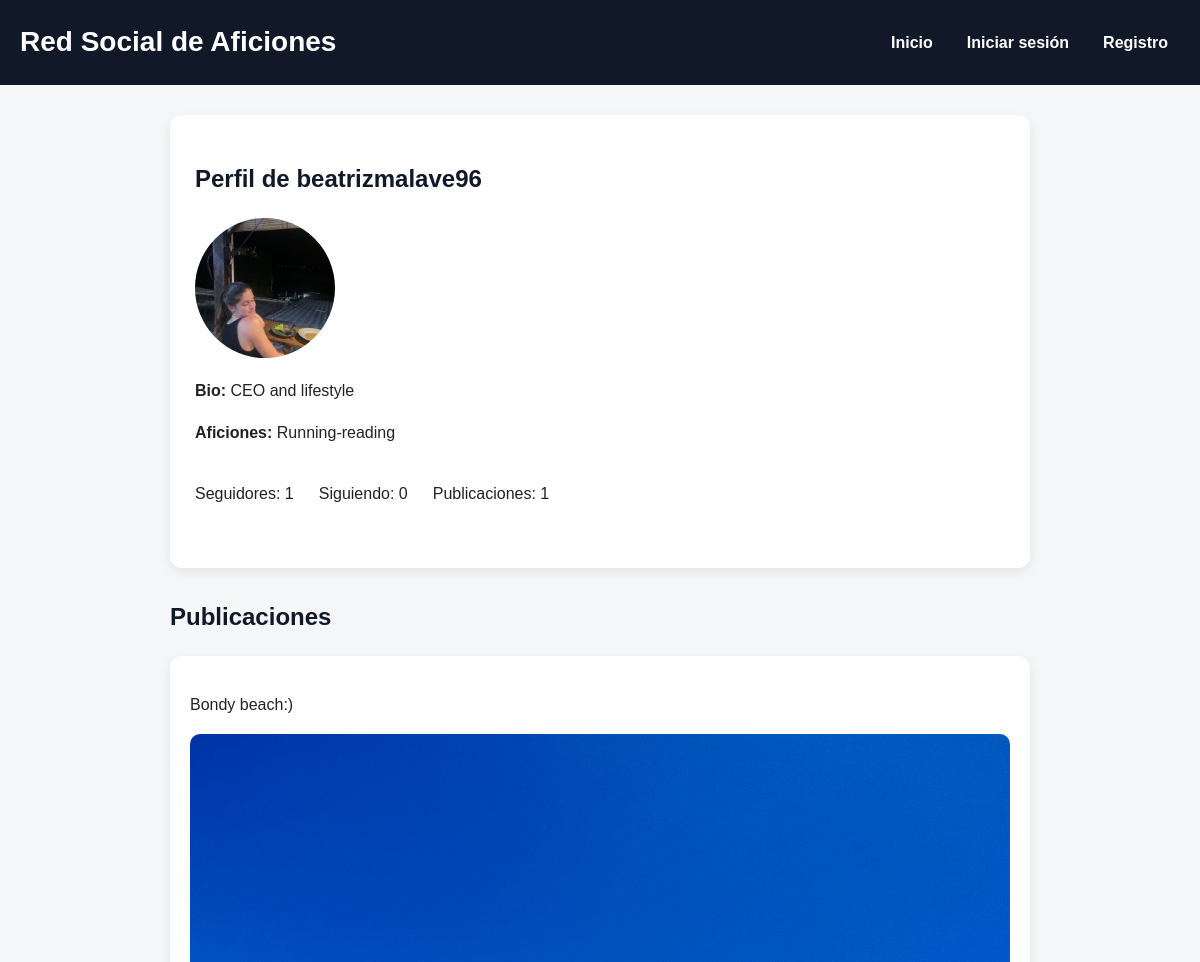
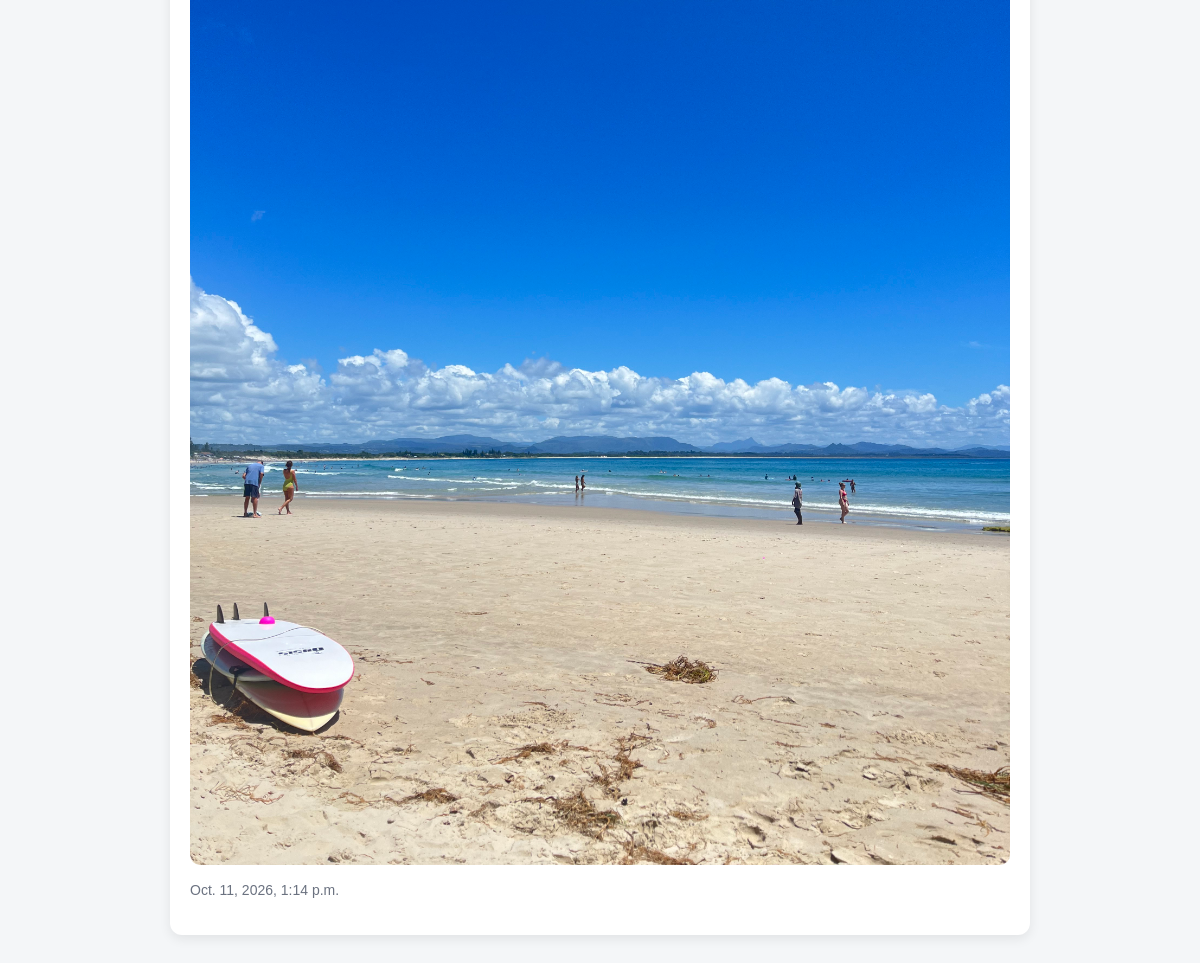
Page /profile/beatrizmalave96/ on the committed database (2 pictures, top to bottom).
### social/models.py (models this page shows, shortened)
class Profile(models.Model):
    user = models.OneToOneField(
        User,
        on_delete=models.CASCADE
    )
    bio = models.TextField(blank=True)
    avatar = models.ImageField(
        upload_to='avatars/',
        blank=True,
        null=True
    )
    hobbies = models.CharField(
        max_length=255,
        blank=True
    )

class Post(models.Model):
    author = models.ForeignKey(
        User,
        on_delete=models.CASCADE,
        related_name='posts'
    )
    text = models.TextField()
    image = models.ImageField(
        upload_to='posts/',
        blank=True,
        null=True
    )
    created_at = models.DateTimeField(
        auto_now_add=True
    )

### social/views.py (the view)
# urls.py: path('profile/<str:username>/', views.profile, name='profile'),
def profile(request, username):
    profile_user = get_object_or_404(
        User,
        username=username
    )
    profile, created = Profile.objects.get_or_create(
        user=profile_user
    )
    user_posts = Post.objects.filter(
        author=profile_user
    ).order_by('-created_at')
    followers_count = Follow.objects.filter(
        following=profile_user
    ).count()
    following_count = Follow.objects.filter(
        follower=profile_user
    ).count()
    is_following = False
    if request.user.is_authenticated:
        is_following = Follow.objects.filter(
            follower=request.user,
            following=profile_user
        ).exists()
    return render(
        request,
        'social/profile.html',
        {
            'profile_user': profile_user,
            'profile': profile,
            'user_posts': user_posts,
            'followers_count': followers_count,
            'following_count': following_count,
            'is_following': is_following,
        }
    )

### social/templates/social/profile.html (shortened to what this page needs)
{% extends "social/base.html" %}
{% block content %}
<section class="profile">
    <h2>Perfil de {{ profile_user.username }}</h2>
    {% if profile.avatar %}
        <img
            src="{{ profile.avatar.url }}"
            alt="Avatar de {{ profile_user.username }}"
            class="profile-avatar"
        >
    {% endif %}
    <p>
        <strong>Bio:</strong>
        {{ profile.bio }}
    </p>
    <p>
        <strong>Aficiones:</strong>
        {{ profile.hobbies }}
    </p>
    <div class="profile-stats">
        <p>
            Seguidores: {{ followers_count }}
        </p>
        <p>
            Siguiendo: {{ following_count }}
        </p>
        <p>
            Publicaciones: {{ user_posts.count }}
        </p>
    </div>
</section>
<section class="profile-posts">
    <h2>Publicaciones</h2>
    {% for post in user_posts %}
        <article class="post">
            <p>{{ post.text }}</p>
            {% if post.image %}
                <img
                    src="{{ post.image.url }}"
                    alt="Imagen de la publicación"
                >
            {% endif %}
            <p class="post-date">
                {{ post.created_at }}
            </p>
        </article>
    {% empty %}
        <p>
            Este usuario todavía no tiene publicaciones.
        </p>
    {% endfor %}
</section>
{% endblock %}

### social/templates/social/base.html (shortened to what this page needs)
<!DOCTYPE html>
<html lang="es">
<head>
    {% load static %}
    <link rel="stylesheet" href="{% static 'social/css/styles.css' %}">
</head>
<body>
    <header class="main-header">
        <h1>Red Social de Aficiones</h1>
        <nav class="main-nav">
            <a href="{% url 'home' %}">
                Inicio
            </a>
            {% if user.is_authenticated %}
                <a href="{% url 'users_list' %}">
                    Usuarios
                </a>
                <a href="{% url 'create_post' %}">
                    Nueva publicación
                </a>
                <a href="{% url 'profile' user.username %}">
                    Mi perfil
                </a>
                <form
                    class="logout-form"
                    action="{% url 'logout' %}"
                    method="POST"
                >
                    {% csrf_token %}
                    <button
                        class="logout-button"
                        type="submit"
                    >
                        Cerrar sesión
                    </button>
                </form>
            {% else %}
                <a href="{% url 'login' %}">
                    Iniciar sesión
                </a>
                <a href="{% url 'register' %}">
                    Registro
                </a>
            {% endif %}
        </nav>
    </header>
    <main class="container">
        {% block content %}
        {% endblock %}
    </main>
</body>
</html>

### social/static/social/css/styles.css (style rules this page uses)
* { box-sizing: border-box; }
body { margin: 0; font-family: Arial, Helvetica, sans-serif; background-color: #f4f6f8; color: #222; line-height: 1.6; }
img { max-width: 100%; height: auto; display: block; }
a { color: #2563eb; text-decoration: none; }
.main-header { background-color: #111827; color: white; padding: 20px; }
.main-header h1 { margin: 0 0 15px; font-size: 28px; }
.main-nav { display: flex; flex-direction: column; gap: 10px; }
.main-nav a, .logout-button { color: white; font-weight: bold; padding: 8px 12px; border-radius: 6px; }
.container { width: 100%; max-width: 900px; margin: 0 auto; padding: 30px 20px; }
h2, h3, h4 { color: #111827; }
.post { background-color: white; padding: 20px; margin-bottom: 25px; border-radius: 12px; box-shadow: 0 4px 12px rgba(0, 0, 0, 0.08); }
.post img { margin-top: 15px; border-radius: 10px; }
.post-date { color: #6b7280; font-size: 14px; }
.profile { background-color: white; padding: 25px; border-radius: 12px; box-shadow: 0 4px 12px rgba(0, 0, 0, 0.08); margin-bottom: 30px; }
.profile-avatar { width: 140px; height: 140px; object-fit: cover; border-radius: 50%; margin-bottom: 20px; }
.profile-stats { display: flex; flex-direction: column; gap: 5px; margin: 20px 0; }
.profile-posts { margin-top: 30px; }
@media (min-width: 768px) { .main-header { display: flex; align-items: center; justify-content: space-between; gap: 30px; } }
@media (min-width: 768px) { .main-header h1 { margin: 0; } }
@media (min-width: 768px) { .main-nav { flex-direction: row; align-items: center; } }
@media (min-width: 768px) { .profile-stats { flex-direction: row; gap: 25px; } }

### rows in the picture
Profile: avatar (picture), bio "CEO and lifestyle", hobbies "Running-reading"
Post: text "Bondy beach:)", image (picture), created_at "Oct. 11, 2026, 1:14 p.m."

### other values in the picture
{{ profile_user.username }} "beatrizmalave96"
{{ followers_count }} "1"
{{ following_count }} "0"
{{ user_posts.count }} "1"
